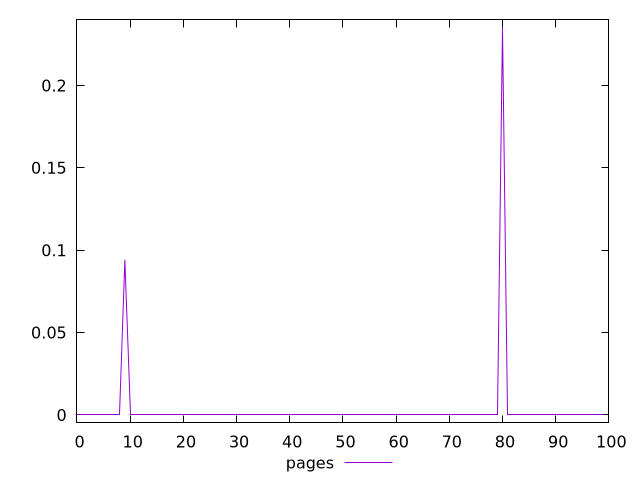

Reproduce this figure in gnuplot.
$_pages <<EOF
0
0
0
0
0
0
0
0
0
0.09411764705882353
0
0
0
0
0
0
0
0
0
0
0
0
0
0
0
0
0
0
0
0
0
0
0
0
0
0
0
0
0
0
0
0
0
0
0
0
0
0
0
0
0
0
0
0
0
0
0
0
0
0
0
0
0
0
0
0
0
0
0
0
0
0
0
0
0
0
0
0
0
0
0.23529411764705882
0
0
0
0
0
0
0
0
0
0
0
0
0
0
0
0
0
0
0
EOF
set key outside below
set terminal pngcairo
set output "report_00005_2020-11-02T22-26-11.212Z/uses-text-compression/pages//score.png"
set yrange [-0.004705882352941177:0.24]
plot $_pages title "pages" with line ,
